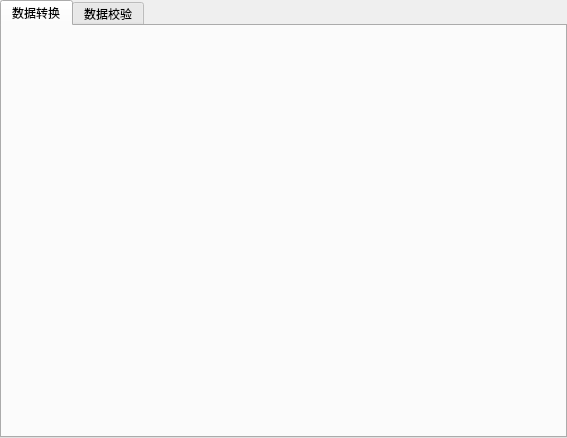
<?xml version="1.0" encoding="UTF-8"?>
<ui version="4.0">
 <class>FormDataProcessor</class>
 <widget class="QWidget" name="FormDataProcessor">
  <property name="geometry">
   <rect>
    <x>0</x>
    <y>0</y>
    <width>567</width>
    <height>438</height>
   </rect>
  </property>
  <property name="windowTitle">
   <string>Form</string>
  </property>
  <widget class="QTabWidget" name="tabWidget_DataConversion">
   <property name="geometry">
    <rect>
     <x>0</x>
     <y>0</y>
     <width>567</width>
     <height>438</height>
    </rect>
   </property>
   <property name="currentIndex">
    <number>0</number>
   </property>
   <widget class="FormChildDataConversion" name="tab_DataConversion">
    <attribute name="title">
     <string>数据转换</string>
    </attribute>
   </widget>
   <widget class="FormChildDataValidation" name="tab_DataValidation">
    <attribute name="title">
     <string>数据校验</string>
    </attribute>
   </widget>
  </widget>
 </widget>
 <customwidgets>
  <customwidget>
   <class>FormChildDataConversion</class>
   <extends>QWidget</extends>
   <header location="global">formchilddataconversion.h</header>
   <container>1</container>
  </customwidget>
  <customwidget>
   <class>FormChildDataValidation</class>
   <extends>QWidget</extends>
   <header location="global">formchilddatavalidation.h</header>
   <container>1</container>
  </customwidget>
 </customwidgets>
 <resources/>
 <connections/>
</ui>
